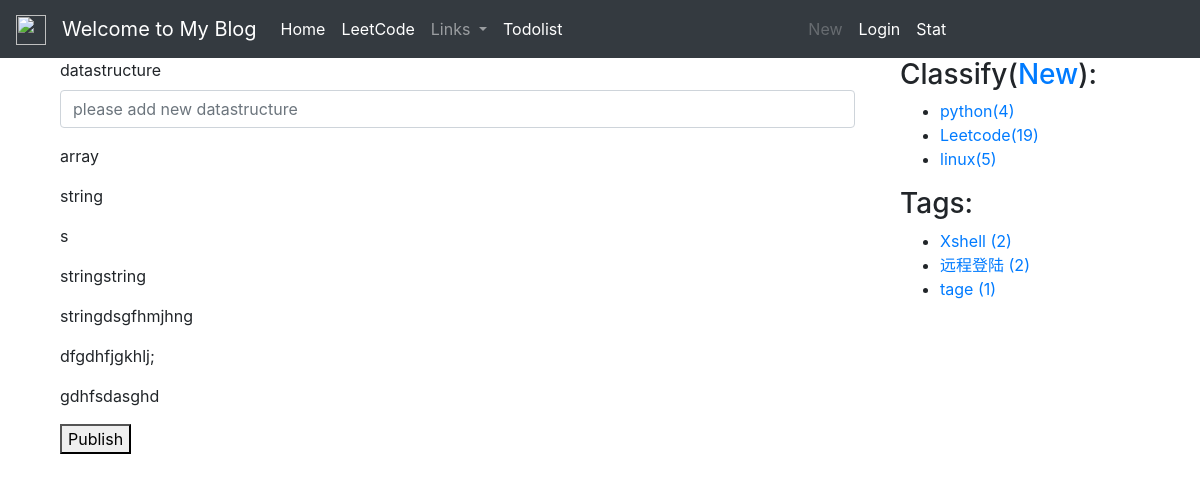
The app's page /datastructrue_add/ with its own data.
### blog/models.py (models this page shows, shortened)
class BlogClassifyDataStructure(models.Model):
    title = models.CharField(max_length=100, blank=True)
    created = models.DateTimeField(default=timezone.now)

class BlogClassify(models.Model):
    title = models.CharField(max_length=100, blank=True)
    created = models.DateTimeField(default=timezone.now)

class Tag(models.Model):
    name = models.CharField(max_length=100)

### blog/views.py (the view)
# urls.py: path('datastructrue_add/',views.datastructrue_add,name='datastructrue_add'),
def datastructrue_add(request):
    if request.method == 'POST':
        datastructure_add_form = BlogClassifyDataStructureAddForm(request.POST, request.FILES)
        if datastructure_add_form.is_valid():
            new_datastructure = datastructure_add_form.save(commit=False)
            new_add_datastructure=request.POST['new_datastructure']
            all_datastructure=BlogClassifyDataStructure.objects.all()
            datastructrue_list=[i.title for i in all_datastructure]
            if new_add_datastructure not in datastructrue_list:
                add_datastructure = BlogClassifyDataStructure(title=new_add_datastructure)
                add_datastructure.save()
                return redirect("blog:datastructrue_add")
            else:
                return HttpResponse("already exist")
        else:
            return  HttpResponse("datastructure is not valid,please refill")
    else:
        datastructrue_add_form = ClassifyAddForm()
        datastructures = BlogClassifyDataStructure.objects.all()
        context = {'classify_add_form': datastructrue_add_form, 'datastructures': datastructures,}
        return render(request, 'blog/datastructure_add.html', context)

### blog/forms.py
class ClassifyAddForm(forms.ModelForm):
    class Meta:
        model=BlogClassify
        fields=('title',)

### blog/templatetags/blog_extras.py (called while the page is built)
@register.inclusion_tag('blog/inclusions/_classify.html',takes_context=True)
def show_classify(context):
    classify_list = BlogClassify.objects.annotate(num_posts=Count('blog')).filter(num_posts__gt=0)
    return {
        'classify_list': classify_list,
    }

@register.inclusion_tag('blog/inclusions/_tags.html', takes_context=True)
def show_tags(context):
    tag_list = Tag.objects.annotate(num_posts=Count('blog')).filter(num_posts__gt=0)
    return {
        'tag_list': tag_list,
    }

### templates/blog/datastructure_add.html (shortened to what this page needs)
{% extends "base.html" %}
{% load staticfiles %}
{% block content %}
<div class="container">
    <div>
        <form method="post" action="" enctype="multipart/form-data">
            <div class="form-group">
                <label for="new_datastructure">datastructure</label>
                    <input class="form-control" type="text" id="new_datastructure" name="new_datastructure" placeholder="please add new datastructure">
            </div>
            <div class="form-group">
                {% for datastructure in datastructures %}
                <p>{{datastructure.title}}</p>
                {% endfor %}
            </div>
            <button type="submit">Publish</button>
    </form>
    </div>
</div>
{% endblock content %}

### templates/blog/inclusions/_classify.html
<div class="">
  <h3 class="">Classify(<a href="{% url 'blog:classify_add' %}">New</a>):</h3>
  <ul>
    {% for classify in classify_list %}
    {% if classify.title == 'Leetcode' %}
    <li>
        <a href="{% url 'blog:blog_list_leetcode' %}?classify={{ classify.id }}">{{ classify.title }}<span class="post-count">({{ classify.num_posts }})</span></a>
      </li>
    {% else %}
      <li>
        <a href="{% url 'blog:blog_list' %}?classify={{ classify.id }}">{{ classify.title }}<span class="post-count">({{ classify.num_posts }})</span></a>
      </li>
    {% endif %}
    {% empty %}
      暂无分类！
    {% endfor %}
  </ul>
</div>

### templates/blog/inclusions/_tags.html
<div class="widget widget-tag-cloud">
  <h3 class="widget-title">Tags:</h3>
  <ul>
    {% for tag in tag_list %}
      <li>
        <a href="{% url 'blog:blog_list' %}?tag={{ tag.id }}">{{ tag.name }} <span class="post-count">({{ tag.num_posts }})</span></a>
      </li>
    {% empty %}
      暂无标签！
    {% endfor %}
  </ul>
</div>

### records on screen
BlogClassifyDataStructure: title "array"
BlogClassifyDataStructure: title "string"
BlogClassifyDataStructure: title "s"
BlogClassifyDataStructure: title "stringstring"
BlogClassifyDataStructure: title "stringdsgfhmjhng"
BlogClassifyDataStructure: title "dfgdhfjgkhlj;"
BlogClassifyDataStructure: title "gdhfsdasghd"
BlogClassify: title "python", num_posts "4"
BlogClassify: title "Leetcode", num_posts "19"
BlogClassify: title "linux", num_posts "5"
Tag: name "Xshell", num_posts "2"
Tag: name "远程登陆", num_posts "2"
Tag: name "tage", num_posts "1"
